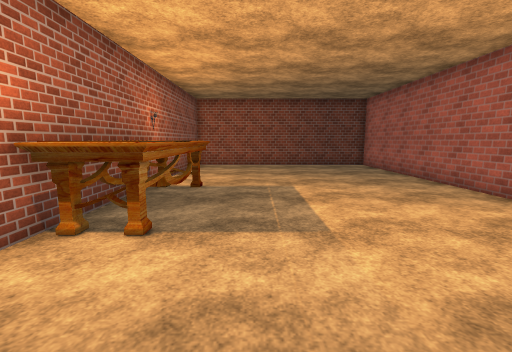
[1] (above)

14 first-person views from a walk through a Unity game level. The camera is 1.5 m above the floor, tilts 8° down and sees 90° across. Doors are open. The floor is counted in squares, 1 m on a side. Each view is taken from the middle of a square. On the plan, view 1 faces up. The plan holds only what a view shows up to about 13 squares ahead; the rest is blank. The place goes on beyond the plan. The player is left out. Some animated figures are left out. Some surface patterns are stand-ins.

[2]
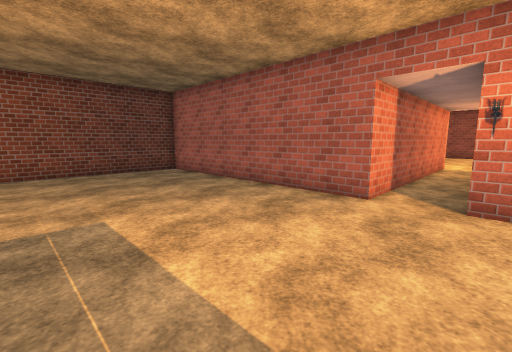

[3]
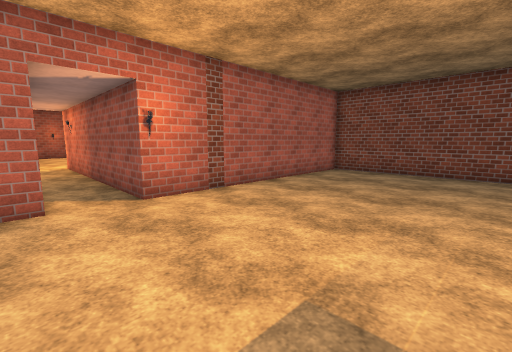

[4]
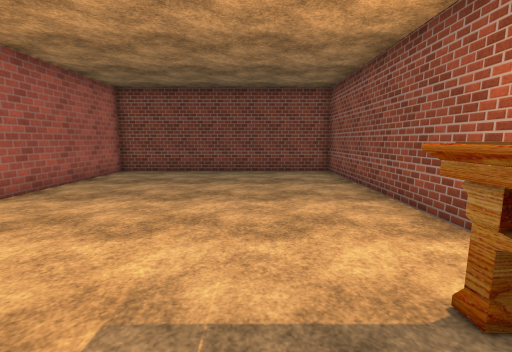

[5]
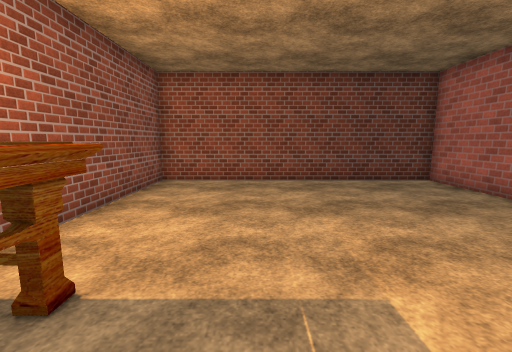

[6]
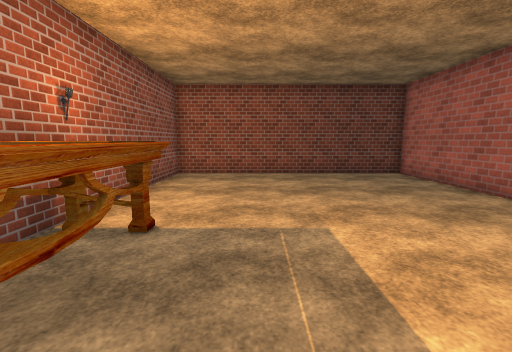

[7]
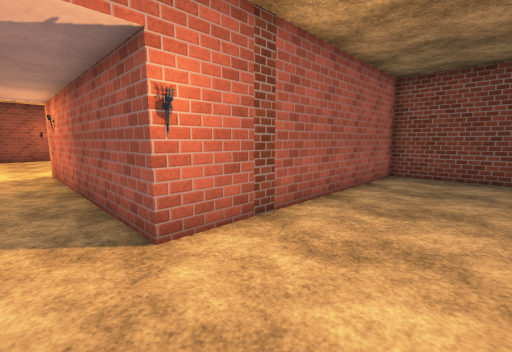

[8]
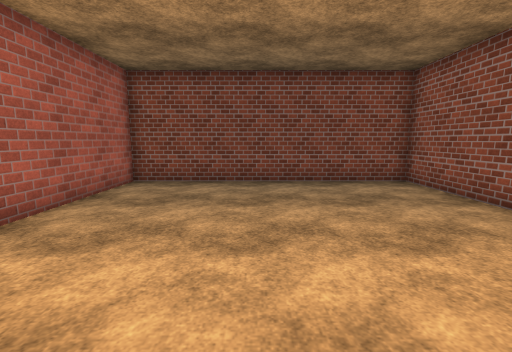

[9]
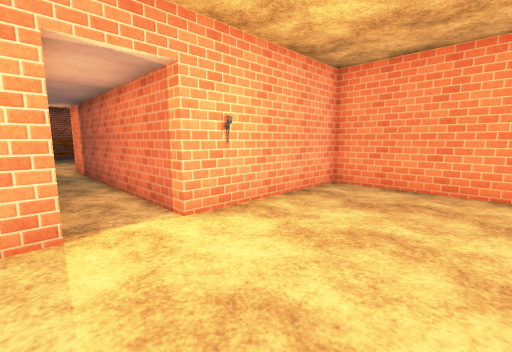

[10]
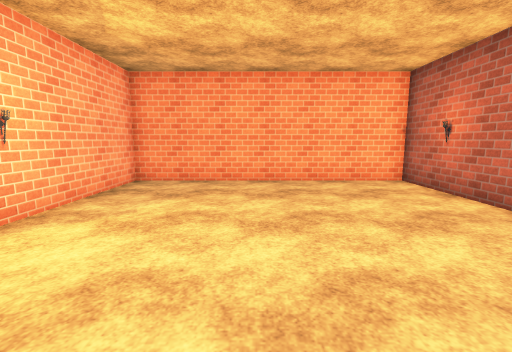

[11]
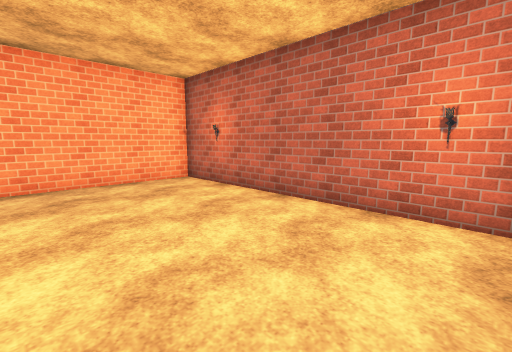

[12]
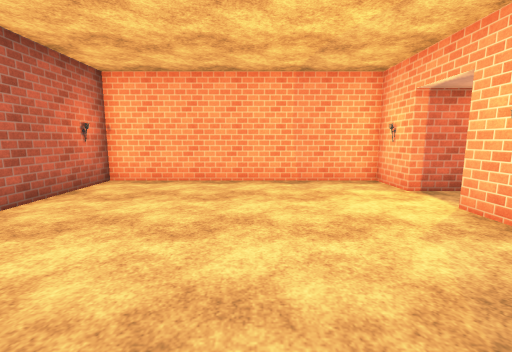

[13]
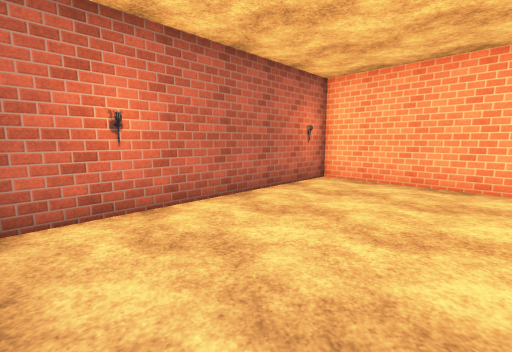

[14]
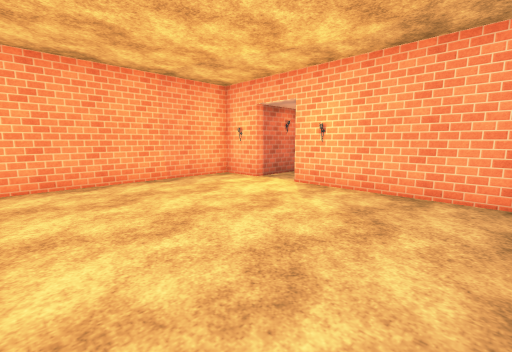

### Floor plan
Ten units are one square. View 1 is at (0, 0); x grows to the right and y downward. Boxes are objects, and circles mark ways between rooms. Rooms are numbered by the first view taken in them; rooms with no view inside come last. Other rooms are left out.
<svg viewBox="-40 -160 309 228">
<path fill="none" stroke="#000" d="M165 -55 65 -55 65 -155 -35 -155 -35 63 65 63 65 -35 165 -35M165 -35 165 -16 264 -16 264 -114 165 -114 165 -55"/>
<rect x="-35" y="-85" width="20" height="50" fill="#bbb"><title>table</title></rect>
<circle cx="165" cy="-45" r="3" fill="#2a7"/>
<text x="20" y="-50">1</text>
<text x="220" y="-70">2</text>
</svg>
Room 1 opens to room 2.

Where each view was taken, in squares from view 1:
view 1: 0 up, 0 right, facing up
view 2: 3 up, 0 right, facing up-right
view 3: 6 up, 0 right, facing down-right
view 4: 6 up, 0 right, facing down
view 5: 6 up, 0 right, facing up
view 6: 4 up, 0 right, facing up
view 7: 5 up, 3 right, facing down-right
view 8: 3 up, 2 right, facing down
view 9: 3 up, 21 right, facing up-left
view 10: 2 up, 21 right, facing up
view 11: 2 up, 21 right, facing up-right
view 12: 11 up, 21 right, facing down
view 13: 11 up, 21 right, facing down-right
view 14: 11 up, 24 right, facing down-left
